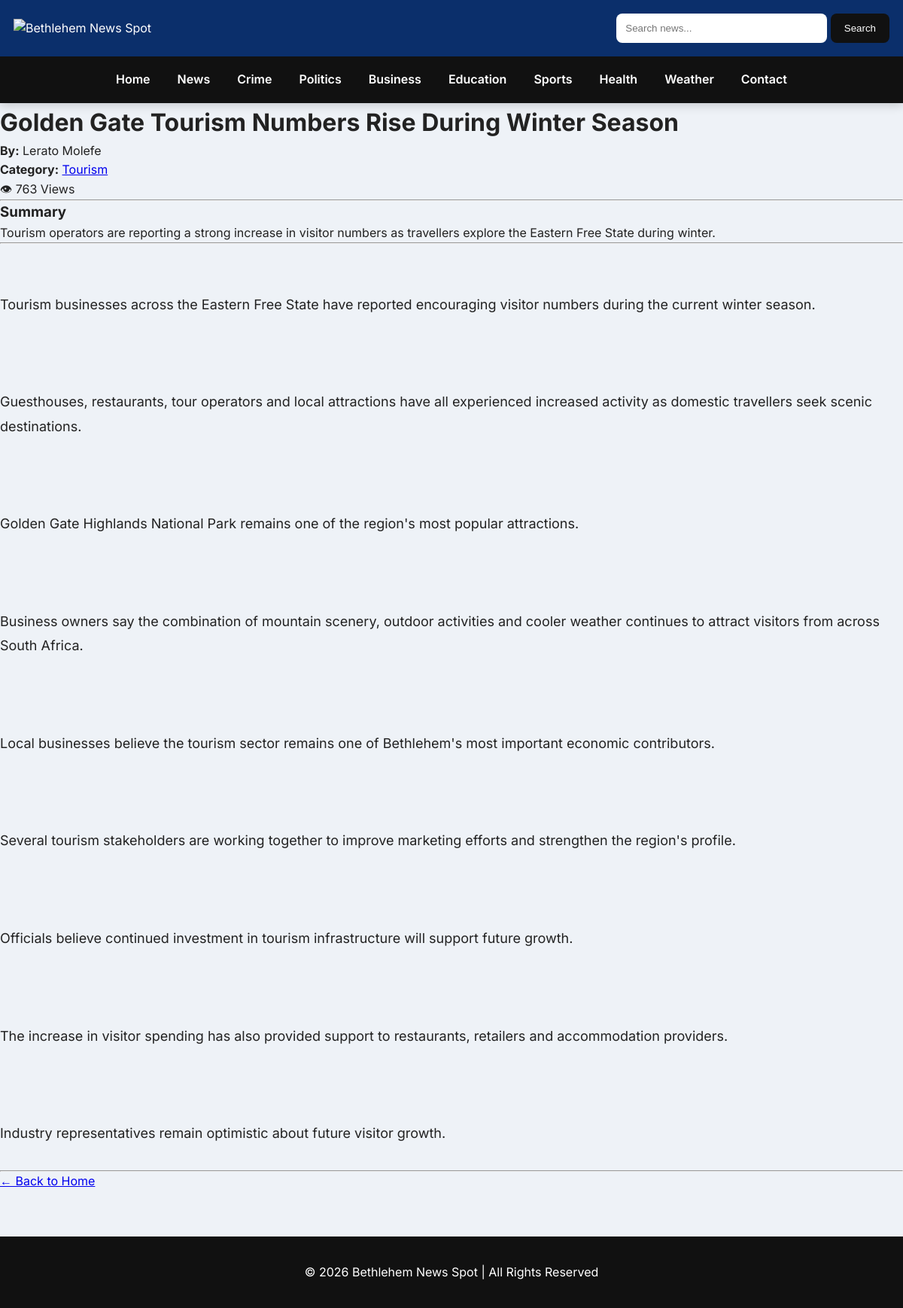
The app's page /article/3, older data.
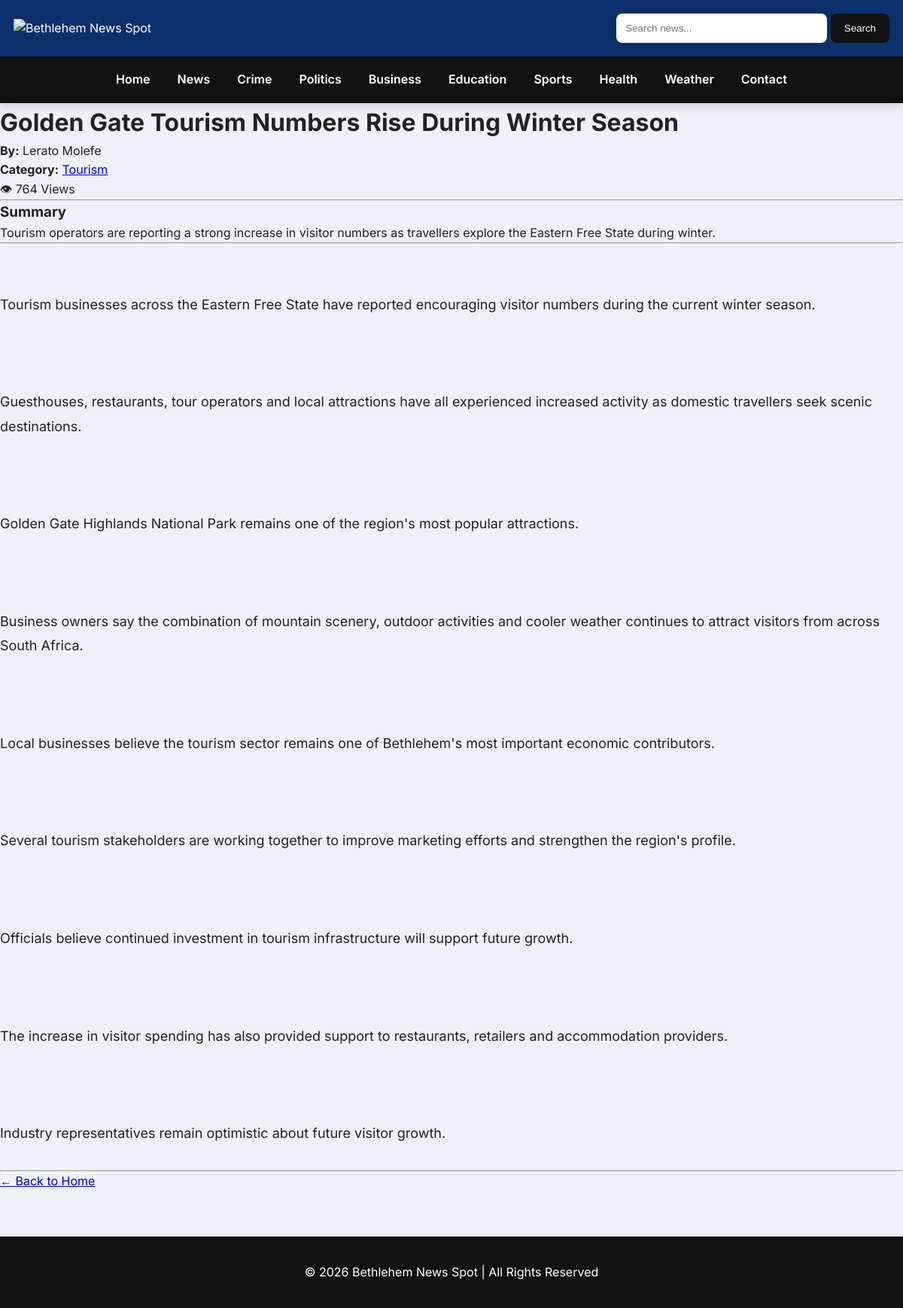
The same page, newer data.
### models/article.py (models this page shows)
class Article(db.Model):
    __tablename__ = "articles"
    id = db.Column(db.Integer, primary_key=True)
    title = db.Column(db.String(200), nullable=False)
    summary = db.Column(db.String(500), nullable=False)
    content = db.Column(db.Text, nullable=False)
    category = db.Column(db.String(100), nullable=False)
    author = db.Column(db.String(100), nullable=False)
    image = db.Column(db.String(255))
    published = db.Column(
    db.Boolean,
    default=False
)
    breaking = db.Column(db.Boolean, default=False)
    featured = db.Column(db.Boolean, default=False)
    views = db.Column(db.Integer, default=0)
    created_at = db.Column(db.DateTime, default=datetime.utcnow)

### routes/articles.py (the view)
@articles_bp.route("/article/<int:article_id>")
def article(article_id):
    article = get_article_by_id(article_id)
    if article is None:
        abort(404)
    increase_views(article)
    related_articles = get_related_articles(article)
    return render_template(
        "article.html",
        article=article,
        related_articles=related_articles,
    )

### services/article_service.py (called while the page is built)
def get_article_by_id(article_id):
    return db.session.get(Article, article_id)

def increase_views(article):
    article.views += 1
    db.session.commit()

def get_related_articles(article, limit=3):
    return (
        Article.query
        .filter(
            Article.category == article.category,
            Article.id != article.id
        )
        .limit(limit)
        .all()
    )

### templates/article.html (shortened to what this page needs)
{% extends "base.html" %}
{% block content %}
<h1>{{ article.title }}</h1>
<p>
<strong>By:</strong> {{ article.author }}
</p>
<p>
<strong>Category:</strong>
<a href="{{ url_for('articles.category', category=article.category) }}">
{{ article.category }}
</a>
</p>
<p>
👁 {{ article.views }} Views
</p>
<hr>
<h3>Summary</h3>
<p>
{{ article.summary }}
</p>
<hr>
<div style="line-height:1.8; font-size:18px;">
{{ article.content|replace('\n','<br><br>')|safe }}
</div>
<hr>
<a href="{{ url_for('home.index') }}">
← Back to Home
</a>
{% endblock %}

Row changes from the older to the newer data that the page shows:
changed Article "Golden Gate Tourism Numbers Rise During Winter Season": views "763" → "764"
